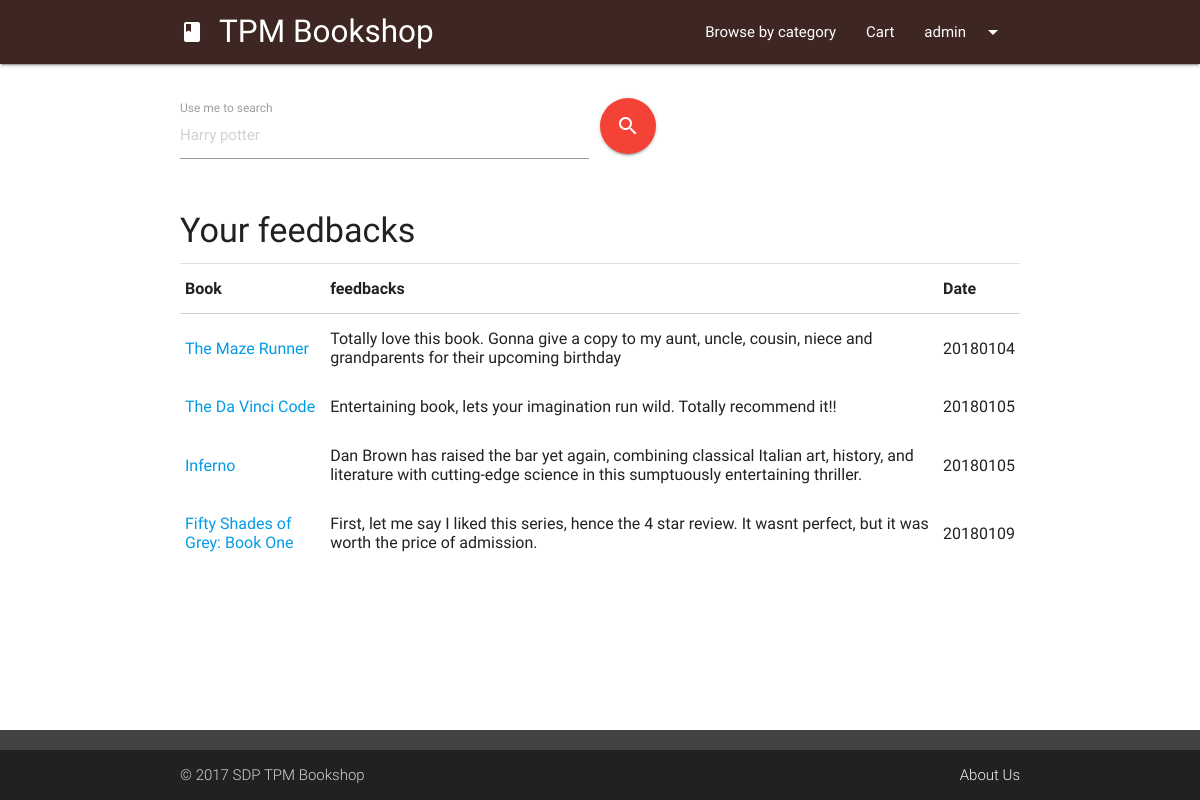
The app's page /history-more.php?action=feedbacks (signed in), older data.
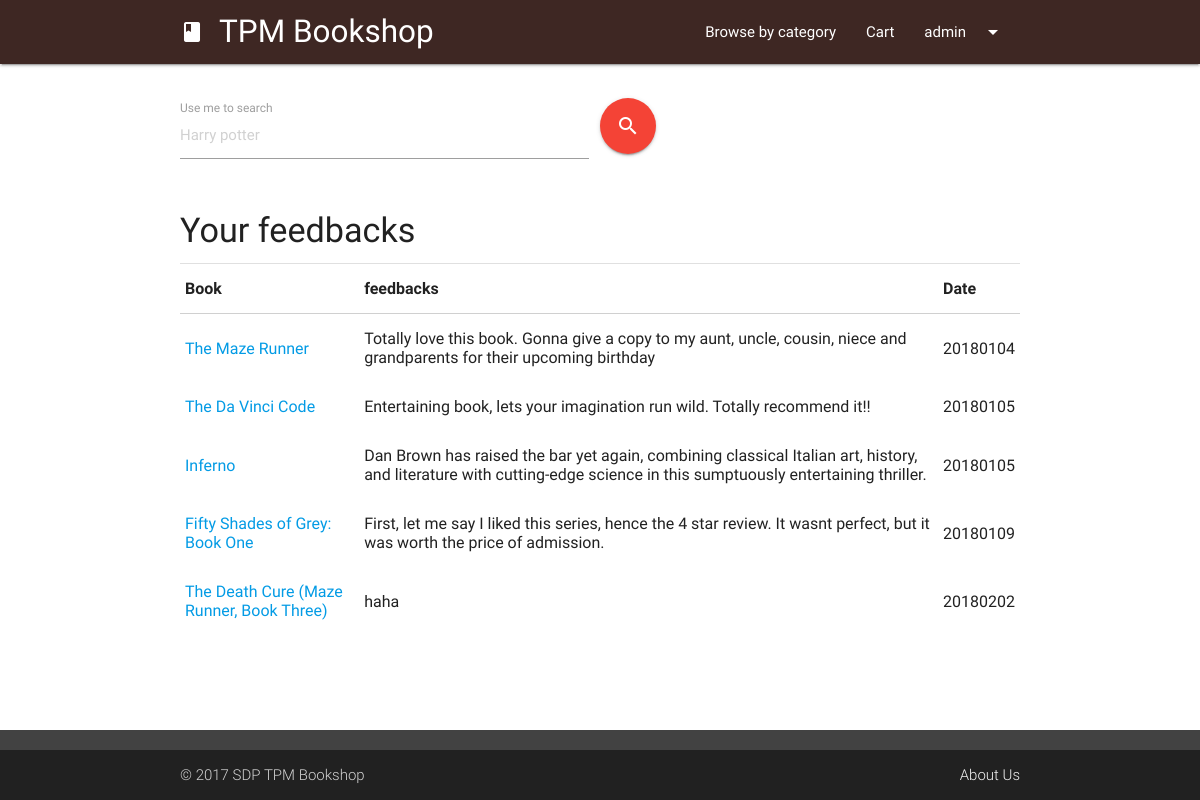
The same page, newer data.
### tables this page shows
CREATE TABLE `bookcomment` (
  `ratingID` int(11) NOT NULL,
  `bookISBN` varchar(255) NOT NULL,
  `username` varchar(255) NOT NULL,
  `comments` text NOT NULL,
  `date` int(255) NOT NULL
);

CREATE TABLE `book` (
  `bookISBN` varchar(255) NOT NULL,
  `bookname` varchar(255) NOT NULL,
  `bookcategory` varchar(80) NOT NULL,
  `bookauthor` varchar(255) NOT NULL,
  `bookdesc` longtext NOT NULL,
  `bookprice` int(11) NOT NULL,
  `bookpages` int(11) NOT NULL,
  `bookpublisher` varchar(255) NOT NULL,
  `bookdateadd` int(11) NOT NULL,
  `bookthumbnail` varchar(255) NOT NULL,
  `bookQty` int(11) NOT NULL DEFAULT '0'
);

### php/connect.php (called while the page is built, shortened)
<?php
function scanner($input,$url){
  if (preg_match('/[\'"^$&%*}{#~?><>|;]/', $input)){
     $fail = 1;
     echo "<script>window.location = '$url'; exit();</script>";
  } else {
    return $input;
  }
}
?>

### history-more.php (the view, shortened to what this page needs)
<?php session_start();
include "php/connect.php";
$currentUser = $_SESSION['tpmb-user'];
$currentAction = scanner($_GET['action'],"404.php");
if($currentAction == "feedbacks"){
	$query = "SELECT * FROM bookcomment AS bc, book AS b WHERE bc.username = '$currentUser' AND bc.bookISBN=b.bookISBN";
	$queryParam = "comments";
} else if ($currentAction == "rating"){
	$query = "SELECT * FROM bookrating AS br, book AS b WHERE br.username = '$currentUser' AND br.bookISBN=b.bookISBN";
	$queryParam = "rating";
} else {
	header("Location: 404.php");
}
?>
<head>
	<link type="text/css" rel="stylesheet" href="css/materialize.min.css" media="screen,projection" />
	<link type="text/css" rel="stylesheet" href="css/tpmb.css" media="screen,projection" />
</head>
<body>
<?php
  include "ui/header.php";?>
  <main class="container">
    <div class="row margintop4">
			<?php include "ui/searchUI.php"; ?>
    </div>
    <h4 class="left-align col s12 m6 offset-m3 margintop4">Your <?php echo $currentAction; ?></h4>
    <div class="divider"></div>
    <table class="highlight responsive-table">
      <thead>
        <tr>
            <th>Book</th>
            <th><?php echo $currentAction; ?></th>
            <th>Date</th>
        </tr>
      </thead>
      <tbody>
		<?php
    $userHistoryArray=mysqli_query($conn,$query);
    while($userHistory = mysqli_fetch_array($userHistoryArray)){ ?>
          <tr>
            <td><a target="_blank" href="book.php?bookid=<?php echo $userHistory['bookISBN']; ?>"><?php echo $userHistory['bookname']; ?></a></td>
            <td><?php echo $userHistory[$queryParam]; ?></td>
            <td><?php echo $userHistory['date']; ?></td>
          </tr>
      <?php } ?>
      </tbody>
    </table>
  </main>
</body>

Row changes from the older to the newer data that the page shows:
added bookcomment: book.bookname "The Death Cure (Maze Runner, Book Three)", comments "haha", date "20180202"
